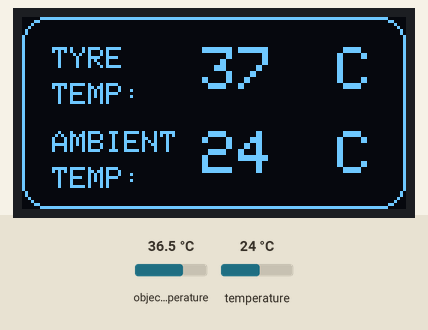
Recording of a sketch running on a simulated Arduino Uno, built with avr-gcc and run on an emulated ATmega328P. Shown: 128×64 one-colour display. Inputs (shaded band) come from the test bench; at power-on: object temperature 36.5 °C, temperature 24 °C.

Above: at 5.5 s.
5.6 s: object temperature set to 20 °C
At 5.9 s:
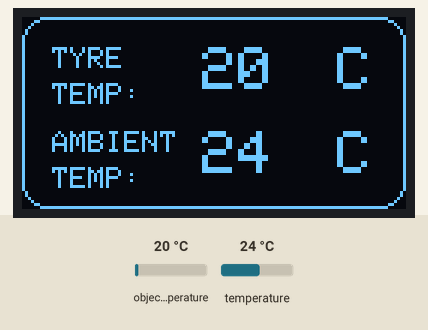
7.1 s: temperature set to 12 °C
At 8.0 s:
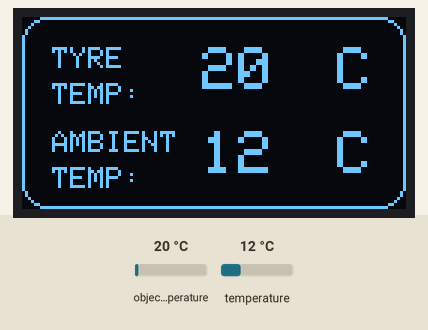
8.6 s: object temperature set to 26 °C
At 9.8 s:
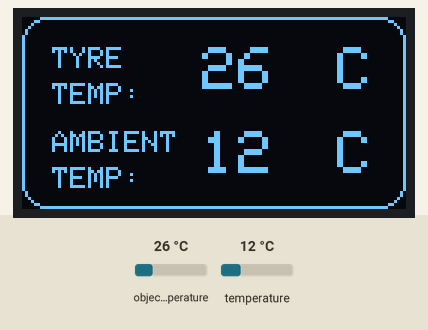
10.1 s: temperature set to 19 °C
At 10.9 s:
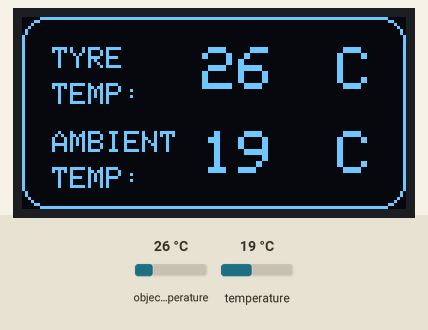
Timing chart, 0 to 12.6 s (numbered marks = the images above; inputs shaded):
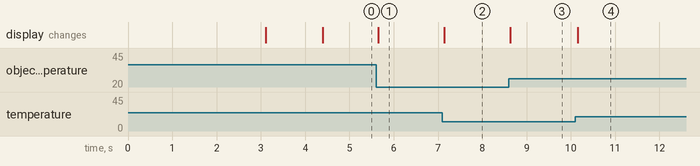

The sketch:

TempSensorV1_096_OLED.ino
```cpp
#include <Wire.h> // This library allows communication with I2C devices

#include <Adafruit_MLX90614.h> // IR Temp Sensor library

#include <Adafruit_SSD1306.h> // Adafruit library for OLED displays with SSD1306 Drivers


#include <Adafruit_GFX.h> // Core graphics library for points, lines, rectangles, circles...
#include <Adafruit_SPITFT.h>
#include <Adafruit_SPITFT_Macros.h>
#include <gfxfont.h> // Fonts library


Adafruit_SSD1306 display(-1); // Creates an object of Adafruit_SSD1306, constructor accepts Arduino pin number to which reset pin of the display is connected.
                              //OLED display doesn’t have a RESET pin, so send -1 to the constructor -> none of the Arduino pins is used as a reset for the display.


Adafruit_MLX90614 mlx = Adafruit_MLX90614(); // Defines temp sensor as "mlx"

// Bitmap of Suzuki Bandit Logo, 128x64px created on http://javl.github.io/image2cpp/ changes BMP file --> byte array for monochrome display

const unsigned char BanditLogo [] PROGMEM = {
0xff, 0xff, 0xff, 0xff, 0xff, 0xff, 0xff, 0xff, 0xff, 0xff, 0xff, 0xff, 0xff, 0xff, 0xff, 0xff,
0xff, 0xff, 0xff, 0xff, 0xff, 0xff, 0xff, 0xff, 0xff, 0xff, 0xff, 0xff, 0xff, 0xff, 0xff, 0xff,
0xff, 0xff, 0xff, 0xff, 0xff, 0xff, 0xff, 0xff, 0xff, 0xff, 0xff, 0xff, 0xff, 0xff, 0xff, 0xff,
0xff, 0xff, 0xff, 0xff, 0xff, 0xff, 0xff, 0xff, 0xff, 0xff, 0xff, 0xff, 0xff, 0xff, 0xff, 0xff,
0xff, 0xff, 0xff, 0xff, 0xff, 0xff, 0xff, 0xff, 0xff, 0xff, 0xff, 0xff, 0xff, 0xff, 0xff, 0xff,
0xff, 0xff, 0xff, 0xff, 0xff, 0xff, 0xff, 0xff, 0xff, 0xff, 0xff, 0xff, 0xff, 0xff, 0xff, 0xff,
0xff, 0xff, 0xff, 0xff, 0xff, 0xff, 0xff, 0xff, 0xff, 0xff, 0xff, 0xff, 0xff, 0xff, 0xff, 0xff,
0xff, 0xff, 0xff, 0xff, 0xff, 0xff, 0xff, 0xff, 0xff, 0xff, 0xff, 0xff, 0xff, 0xff, 0xff, 0xff,
0xff, 0xff, 0xff, 0xff, 0xff, 0xff, 0xff, 0xff, 0xff, 0xff, 0xff, 0xff, 0xff, 0xff, 0xff, 0xff,
0xff, 0xff, 0xff, 0xff, 0xff, 0xff, 0xff, 0xff, 0xff, 0xff, 0xff, 0xff, 0xff, 0xff, 0xff, 0xff,
0xff, 0xff, 0xff, 0xff, 0xff, 0xff, 0xff, 0xff, 0xff, 0xff, 0xff, 0xff, 0xff, 0xff, 0xff, 0xff,
0xff, 0xff, 0xff, 0xff, 0xff, 0xff, 0xff, 0xff, 0xff, 0xff, 0xff, 0xff, 0xff, 0xff, 0xff, 0xff,
0xff, 0xff, 0xff, 0xff, 0xff, 0xff, 0xff, 0xff, 0xff, 0xff, 0xff, 0xff, 0xff, 0xff, 0xff, 0xff,
0xff, 0xff, 0xff, 0xff, 0xff, 0xff, 0xff, 0xff, 0xff, 0xff, 0xff, 0xff, 0xff, 0xff, 0xff, 0xff,
0xff, 0xff, 0xff, 0xff, 0xff, 0xff, 0xff, 0xff, 0xff, 0xff, 0xff, 0xff, 0xff, 0xff, 0xff, 0xff,
0xff, 0xff, 0xff, 0xff, 0xff, 0xff, 0xff, 0xff, 0xff, 0xff, 0xff, 0xff, 0xff, 0xff, 0xff, 0xff,
0xff, 0xff, 0xff, 0xff, 0xff, 0xff, 0xff, 0xff, 0xff, 0xff, 0xff, 0xff, 0xff, 0xff, 0xff, 0xff,
0xff, 0xff, 0xff, 0xff, 0xff, 0xff, 0xff, 0xff, 0xff, 0xff, 0xff, 0xff, 0xff, 0xff, 0xff, 0xff,
0xff, 0xff, 0xff, 0xff, 0xff, 0xff, 0xff, 0xff, 0xff, 0xff, 0xff, 0xff, 0xff, 0xff, 0xff, 0xff,
0xff, 0xff, 0xff, 0xc0, 0x03, 0xff, 0xff, 0xff, 0xff, 0xff, 0xff, 0xff, 0xff, 0xff, 0xff, 0xff,
0xff, 0xff, 0xc0, 0x00, 0x00, 0x3f, 0xff, 0xff, 0xff, 0xff, 0xff, 0xff, 0xff, 0xff, 0xff, 0xff,
0xff, 0xc0, 0x00, 0x00, 0x00, 0x3f, 0xff, 0xff, 0xff, 0xfc, 0xff, 0xff, 0xe7, 0xff, 0xff, 0xff,
0xfc, 0x00, 0x00, 0x00, 0x00, 0x3f, 0xff, 0xff, 0xff, 0xf9, 0xff, 0xff, 0xcf, 0xff, 0xff, 0xff,
0xfc, 0x0f, 0xff, 0x8f, 0x00, 0xff, 0xff, 0xff, 0xff, 0xf3, 0xf8, 0xff, 0x9f, 0xff, 0xff, 0xff,
0xff, 0xff, 0xfe, 0x1c, 0x03, 0xff, 0xff, 0xff, 0xff, 0xc7, 0xf1, 0xff, 0x38, 0x7f, 0xff, 0xff,
0xff, 0xff, 0xf8, 0x70, 0x1f, 0xff, 0xff, 0xff, 0xff, 0x8f, 0xe1, 0xfc, 0x00, 0xff, 0xff, 0xff,
0xff, 0xff, 0xe0, 0x00, 0x1f, 0xff, 0xff, 0xff, 0xff, 0x1f, 0xc7, 0xf8, 0x03, 0xf7, 0x39, 0xcf,
0xff, 0xfe, 0x00, 0x00, 0x0f, 0xff, 0xff, 0xff, 0xfe, 0x3f, 0x8f, 0xc0, 0x33, 0x46, 0x11, 0x8f,
0xff, 0xc0, 0x00, 0x00, 0x0f, 0xff, 0xff, 0xff, 0xfc, 0x7f, 0xff, 0x00, 0xf3, 0x46, 0x00, 0x0f,
0xff, 0xc0, 0x3f, 0xf8, 0x1f, 0x1f, 0xff, 0xff, 0xe0, 0x7f, 0xcf, 0x03, 0xf2, 0x64, 0x84, 0x2f,
0xff, 0xf0, 0x7f, 0xf8, 0x38, 0x0f, 0xce, 0x3f, 0x00, 0xff, 0x9f, 0x87, 0xf0, 0x67, 0x04, 0x4f,
0xff, 0xe1, 0xff, 0xe0, 0x60, 0x0f, 0x88, 0x3c, 0x01, 0xfe, 0x1f, 0x0f, 0xe0, 0x6f, 0x08, 0x4f,
0xff, 0x83, 0xff, 0x81, 0xc6, 0x1e, 0x00, 0x78, 0x41, 0xf8, 0x3e, 0x0f, 0xe0, 0xce, 0x48, 0x4f,
0xff, 0x07, 0xfe, 0x07, 0x0c, 0x10, 0x00, 0x60, 0x81, 0xe0, 0x7c, 0x0f, 0x80, 0xce, 0x48, 0x4f,
0xfe, 0x0f, 0xf0, 0x0e, 0x00, 0x00, 0x00, 0x40, 0x00, 0x00, 0x70, 0x00, 0x00, 0xcc, 0x08, 0x1f,
0xfc, 0x0f, 0x80, 0x7c, 0x00, 0x00, 0x30, 0x00, 0x00, 0x00, 0x00, 0x00, 0x6c, 0x88, 0x02, 0x1f,
0xf8, 0x00, 0x01, 0xfc, 0x06, 0x08, 0xe0, 0x00, 0x80, 0x30, 0x04, 0x01, 0xcc, 0x00, 0x42, 0x3f,
0xf0, 0x00, 0x07, 0xfc, 0x3e, 0x73, 0xf0, 0x47, 0xc1, 0xf0, 0x3e, 0x0f, 0xed, 0xff, 0xef, 0x7f,
0xf0, 0x00, 0x3f, 0xff, 0xff, 0xff, 0xff, 0xff, 0xff, 0xff, 0xff, 0xff, 0xff, 0xff, 0xff, 0xff,
0xe0, 0x00, 0xff, 0xff, 0xff, 0xff, 0xff, 0xff, 0xff, 0xff, 0xff, 0xff, 0xff, 0xff, 0xff, 0xff,
0xf0, 0x0f, 0xff, 0xff, 0xff, 0xff, 0xff, 0xff, 0xff, 0xff, 0xff, 0xff, 0xff, 0xff, 0xff, 0xff,
0xf9, 0xff, 0xff, 0xff, 0xff, 0xff, 0xff, 0xff, 0xff, 0xff, 0xff, 0xff, 0xff, 0xff, 0xff, 0xff,
0xff, 0xff, 0xff, 0xff, 0xff, 0xff, 0xff, 0xff, 0xff, 0xff, 0xff, 0xff, 0xff, 0xff, 0xff, 0xff,
0xff, 0xff, 0xff, 0xff, 0xff, 0xff, 0xff, 0xff, 0xff, 0xff, 0xff, 0xff, 0xff, 0xff, 0xff, 0xff,
0xff, 0xff, 0xff, 0xff, 0xff, 0xff, 0xff, 0xff, 0xff, 0xff, 0xff, 0xff, 0xff, 0xff, 0xff, 0xff,
0xff, 0xff, 0xff, 0xff, 0xff, 0xff, 0xff, 0xff, 0xff, 0xff, 0xff, 0xff, 0xff, 0xff, 0xff, 0xff,
0xff, 0xff, 0xff, 0xff, 0xff, 0xff, 0xff, 0xff, 0xff, 0xff, 0xff, 0xff, 0xff, 0xff, 0xff, 0xff,
0xff, 0xff, 0xff, 0xff, 0xff, 0xff, 0xff, 0xff, 0xff, 0xff, 0xff, 0xff, 0xff, 0xff, 0xff, 0xff,
0xff, 0xff, 0xff, 0xff, 0xff, 0xff, 0xff, 0xff, 0xff, 0xff, 0xff, 0xff, 0xff, 0xff, 0xff, 0xff,
0xff, 0xff, 0xff, 0xff, 0xff, 0xff, 0xff, 0xff, 0xff, 0xff, 0xff, 0xff, 0xff, 0xff, 0xff, 0xff,
0xff, 0xff, 0xff, 0xff, 0xff, 0xff, 0xff, 0xff, 0xff, 0xff, 0xff, 0xff, 0xff, 0xff, 0xff, 0xff,
0xff, 0xff, 0xff, 0xff, 0xff, 0xff, 0xff, 0xff, 0xff, 0xff, 0xff, 0xff, 0xff, 0xff, 0xff, 0xff,
0xff, 0xff, 0xff, 0xff, 0xff, 0xff, 0xff, 0xff, 0xff, 0xff, 0xff, 0xff, 0xff, 0xff, 0xff, 0xff,
0xff, 0xff, 0xff, 0xff, 0xff, 0xff, 0xff, 0xff, 0xff, 0xff, 0xff, 0xff, 0xff, 0xff, 0xff, 0xff,
0xff, 0xff, 0xff, 0xff, 0xff, 0xff, 0xff, 0xff, 0xff, 0xff, 0xff, 0xff, 0xff, 0xff, 0xff, 0xff,
0xff, 0xff, 0xff, 0xff, 0xff, 0xff, 0xff, 0xff, 0xff, 0xff, 0xff, 0xff, 0xff, 0xff, 0xff, 0xff,
0xff, 0xff, 0xff, 0xff, 0xff, 0xff, 0xff, 0xff, 0xff, 0xff, 0xff, 0xff, 0xff, 0xff, 0xff, 0xff,
0xff, 0xff, 0xff, 0xff, 0xff, 0xff, 0xff, 0xff, 0xff, 0xff, 0xff, 0xff, 0xff, 0xff, 0xff, 0xff,
0xff, 0xff, 0xff, 0xff, 0xff, 0xff, 0xff, 0xff, 0xff, 0xff, 0xff, 0xff, 0xff, 0xff, 0xff, 0xff,
0xff, 0xff, 0xff, 0xff, 0xff, 0xff, 0xff, 0xff, 0xff, 0xff, 0xff, 0xff, 0xff, 0xff, 0xff, 0xff,
0xff, 0xff, 0xff, 0xff, 0xff, 0xff, 0xff, 0xff, 0xff, 0xff, 0xff, 0xff, 0xff, 0xff, 0xff, 0xff,
0xff, 0xff, 0xff, 0xff, 0xff, 0xff, 0xff, 0xff, 0xff, 0xff, 0xff, 0xff, 0xff, 0xff, 0xff, 0xff,
0xff, 0xff, 0xff, 0xff, 0xff, 0xff, 0xff, 0xff, 0xff, 0xff, 0xff, 0xff, 0xff, 0xff, 0xff, 0xff,
0xff, 0xff, 0xff, 0xff, 0xff, 0xff, 0xff, 0xff, 0xff, 0xff, 0xff, 0xff, 0xff, 0xff, 0xff, 0xff

};


void setup()

  {

    mlx.begin(); // Initializes IR Temp Sensor

    display.begin(SSD1306_SWITCHCAPVCC, 0x3C); // Initializes the display with I2C address of 0x3C
    display.clearDisplay(); // Clears buffer


    // Displays bitmap
    display.drawBitmap(0, 0, BanditLogo, 128, 64, WHITE); //Parameters: top left X-coord., top left Y-coord., byte array, width, height, colour
    display.display();
    delay(3000);

    // Displays text
    display.clearDisplay();
    display.setCursor(20,21);
    display.setTextColor(WHITE);
    display.print("INITIALIZING...");
    display.display();
    delay(1250);

  }

void loop()

  {

      // Displays round rectangle
      display.clearDisplay();
      display.setTextSize(1.5);
      display.setCursor(0,0);
      display.drawRoundRect(0, 0, 128, 64, 8, WHITE); //Parameters: top left X-coord., top left Y-coord., width, height, corner radius, colour


      display.setCursor(10,10);
      display.print("TYRE");
      display.setCursor(10,22);
      display.print("TEMP:");

      display.setCursor(10,38);
      display.print("AMBIENT");
      display.setCursor(10,50);
      display.print("TEMP:");


      display.setTextSize(2);

      // Displays object temp in C with round function
      display.setCursor(60, 10);
      display.print(round(mlx.readObjectTempC()));
      display.setCursor(105, 10);
      display.print("C");

      // Displays ambient temp in C with round function
      display.setCursor(60, 38);
      display.print(round(mlx.readAmbientTempC()));
      display.setCursor(105, 38);
      display.print("C");

      display.display(); // Updates display

  }
```

Measured:
- after the input at 5.6 s, the display: changes after 0.05 s (image 1)
- after the input at 7.1 s, the display: changes at once (image 2)
- after the input at 8.6 s, the display: changes at once (image 3)
- after the input at 10.1 s, the display: changes after 0.06 s (image 4)
